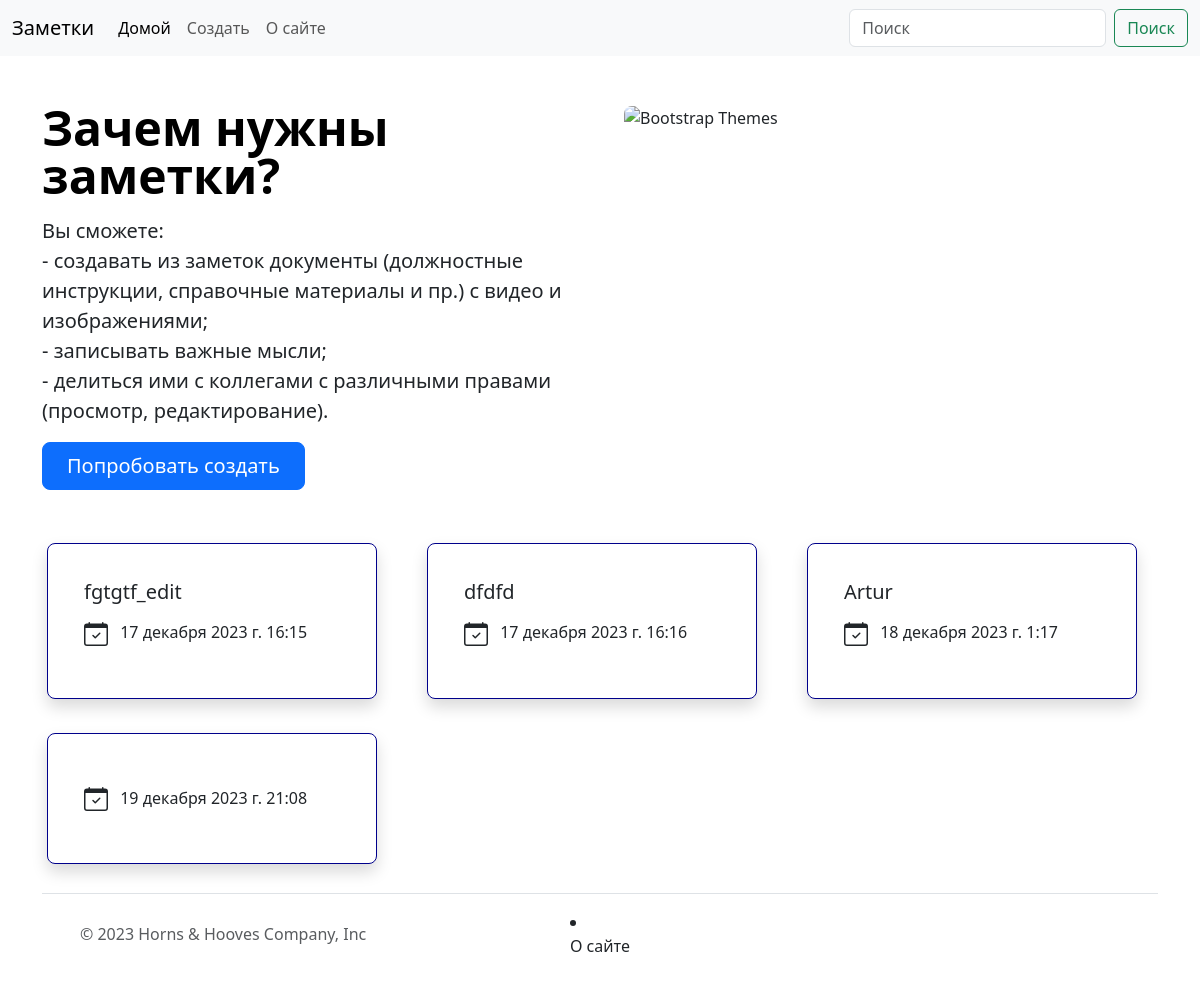
Before: / with the older database file.
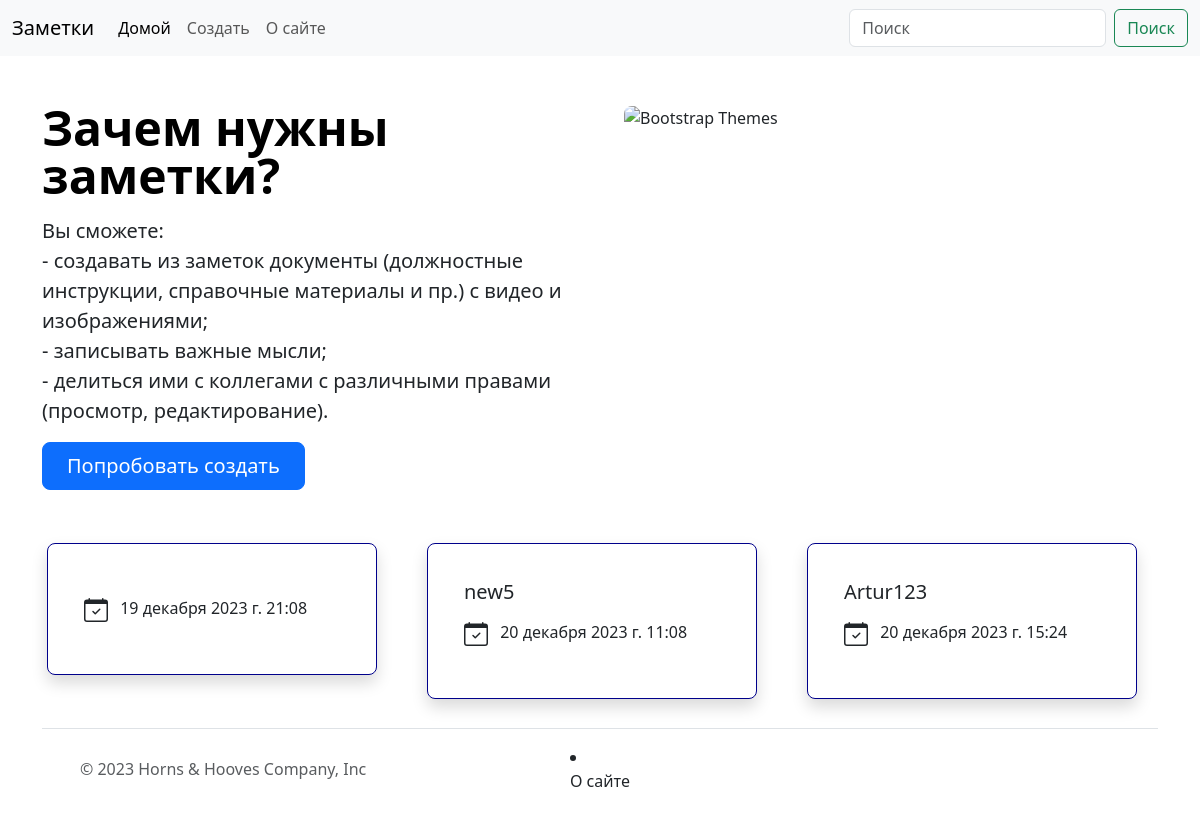
After: the same page with the newer database file.
### posts/models.py (models this page shows)
class Note(models.Model):
    uuid = models.UUIDField(primary_key=True, default=uuid.uuid4, editable=False)
    title = models.CharField(max_length=255)
    content = models.TextField()
    created_at = models.DateTimeField(auto_now_add=True)
    mod_time = models.DateTimeField(null=True, blank=True)

### posts/views.py (the view)
# urls.py: path("", home_page_view, name="home"),
def home_page_view(request: WSGIRequest):
    all_notes = Note.objects.all()
    context: dict = {
        "notes": all_notes
    }
    return render(request, "home.html", context)

### templates/home.html (shortened to what this page needs)
{% extends 'base.html' %}
{% load static %}
{% block links %}
    <link rel="stylesheet" href="{% static 'css/main.css' %}">
{% endblock %}
{% block content %}
    <div class="container">
        {% include 'welcome.html' %}
        {% include 'posts-list.html' %}
    </div>
{% endblock %}

### templates/posts-list.html (shortened to what this page needs)
<div class="row row-cols-1 row-cols-md-3 g-4">
    {% for note in notes %}
      <div class="col">
        <div class="card shadow">
          <div class="card-body">
            <h5 class="card-title">
                <a class="text-dark text-decoration-none" href="{% url 'show-note' note.uuid %}">{{ note.title }}</a>
            </h5>
            <p class="card-text my-3">
                {{ note.created_at }}
            </p>
          </div>
        </div>
      </div>
    {% endfor %}
</div>

Changed rows visible on the page:
removed Note: title "fgtgtf_edit", created_at "17 декабря 2023 г. 16:15"
removed Note: title "dfdfd", created_at "17 декабря 2023 г. 16:16"
removed Note: title "Artur", created_at "18 декабря 2023 г. 1:17"
added Note: title "new5", created_at "20 декабря 2023 г. 11:08"
added Note: title "Artur123", created_at "20 декабря 2023 г. 15:24"
